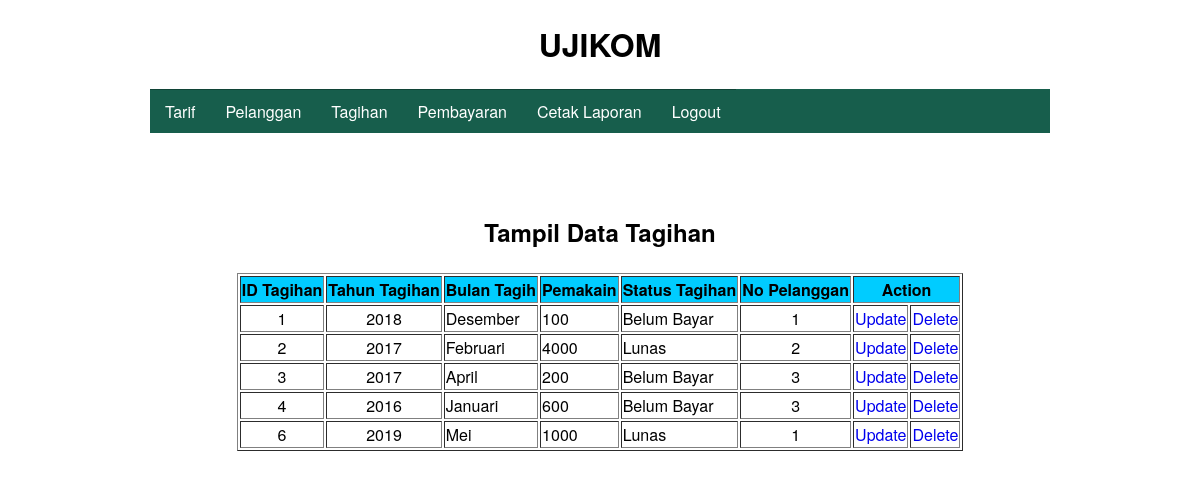
The page /t_tagihan.php on the database its author committed.
### tables this page shows
CREATE TABLE `tagihan` (
  `id_tagihan` int(11) NOT NULL,
  `tahun_tagih` year(4) NOT NULL,
  `bulan_tagih` varchar(10) NOT NULL,
  `pemakaian` int(11) NOT NULL,
  `status_tagihan` varchar(15) NOT NULL,
  `no_pelanggan` varchar(10) NOT NULL
);

### t_tagihan.php (the view, shortened to what this page needs)
<?php require_once('Connections/koneksi.php'); ?>
<?php
$maxRows_tagihan = 10;
$pageNum_tagihan = 0;
$startRow_tagihan = $pageNum_tagihan * $maxRows_tagihan;
$query_tagihan = "SELECT * FROM tagihan ORDER BY id_tagihan ASC";
$query_limit_tagihan = sprintf("%s LIMIT %d, %d", $query_tagihan, $startRow_tagihan, $maxRows_tagihan);
$tagihan = mysql_query($query_limit_tagihan, $koneksi) or die(mysql_error());
$row_tagihan = mysql_fetch_assoc($tagihan);
?><!DOCTYPE html PUBLIC "-//W3C//DTD XHTML 1.0 Transitional//EN" "http://www.w3.org/TR/xhtml1/DTD/xhtml1-transitional.dtd">
<html xmlns="http://www.w3.org/1999/xhtml">
<head>
<link rel="stylesheet" type="text/css" href="style.css">
</head>
<body>
<center>
	<h1>UJIKOM</h1>
</center>
<div class="container">
<ul class="nav">
	<li  class="test">
		<a href="#">Tarif</a>
	</li>
	<li  class="test">
		<a href="#">Pelanggan</a>
	</li>
	<li  class="test">
		<a href="#">Tagihan</a>
	</li>
	<li  class="test">
		<a href="#">Pembayaran</a>
	</li>
	<li  class="test">
		<a href="#">Cetak Laporan </a>
	</li>
	<li  class="test">
		<a href="logout.php">Logout</a>
	</li>
</ul>
</div>
<p align="center" class="style1">&nbsp;</p>
<p align="center" class="style1">Tampil Data Tagihan </p>
<div align="center">
  <table border="1">
    <tr>
      <td bgcolor="#00CCFF"><div align="center"><strong>ID Tagihan </strong></div></td>
      <td bgcolor="#00CCFF"><div align="center"><strong>Tahun Tagihan </strong></div></td>
      <td bgcolor="#00CCFF"><div align="center"><strong>Bulan Tagih </strong></div></td>
      <td bgcolor="#00CCFF"><div align="center"><strong>Pemakain</strong></div></td>
      <td bgcolor="#00CCFF"><div align="center"><strong>Status Tagihan </strong></div></td>
      <td bgcolor="#00CCFF"><div align="center"><strong>No Pelanggan </strong></div></td>
      <td colspan="2" bgcolor="#00CCFF"><div align="center"><strong>Action</strong></div></td>
    </tr>
    <?php do { ?>
      <tr>
        <td><div align="center"><?php echo $row_tagihan['id_tagihan']; ?></div></td>
        <td><div align="center"><?php echo $row_tagihan['tahun_tagih']; ?></div></td>
        <td><?php echo $row_tagihan['bulan_tagih']; ?></td>
        <td><?php echo $row_tagihan['pemakaian']; ?></td>
        <td><?php echo $row_tagihan['status_tagihan']; ?></td>
        <td><div align="center"><?php echo $row_tagihan['no_pelanggan']; ?></div></td>
        <td><a href="e_tagihan.php?id_tagihan=<?php echo $row_tagihan['id_tagihan']; ?>">Update</a></td>
        <td><a href="d_tagihan.php?id_tagihan=<?php echo $row_tagihan['id_tagihan']; ?>">Delete</a></td>
      </tr>
      <?php } while ($row_tagihan = mysql_fetch_assoc($tagihan)); ?>
  </table>
</div>
</body>
</html>

### style.css (style rules this page uses)
body, nav, ul, li, a { margin: 0; padding: 0; }
body { font-family: "Helvetica Neue", Helvetica, Arial, sans-serif; }
a { text-decoration: none; }
.container { width: 90%; max-width: 900px; margin: 10px auto; }
.nav { list-style: none; *zoom: 1; background:#175e4c; }
.nav:before, .nav:after { content: " "; display: table; }
.nav:after { clear: both; }
.nav a { padding: 10px 15px; color:#fff; }
.nav li { position: relative; }
.nav > li { float: left; border-top: 1px solid #104336; }
.nav > li > .parent { background-image: url("images/downArrow.png"); background-repeat: no-repeat; background-position: right; }
.nav > li > a { display: block; }

### rows shown on the page
tagihan: id_tagihan "1", tahun_tagih "2018", bulan_tagih "Desember", pemakaian "100", status_tagihan "Belum Bayar", no_pelanggan "1"
tagihan: id_tagihan "2", tahun_tagih "2017", bulan_tagih "Februari", pemakaian "4000", status_tagihan "Lunas", no_pelanggan "2"
tagihan: id_tagihan "3", tahun_tagih "2017", bulan_tagih "April", pemakaian "200", status_tagihan "Belum Bayar", no_pelanggan "3"
tagihan: id_tagihan "4", tahun_tagih "2016", bulan_tagih "Januari", pemakaian "600", status_tagihan "Belum Bayar", no_pelanggan "3"
tagihan: id_tagihan "6", tahun_tagih "2019", bulan_tagih "Mei", pemakaian "1000", status_tagihan "Lunas", no_pelanggan "1"
